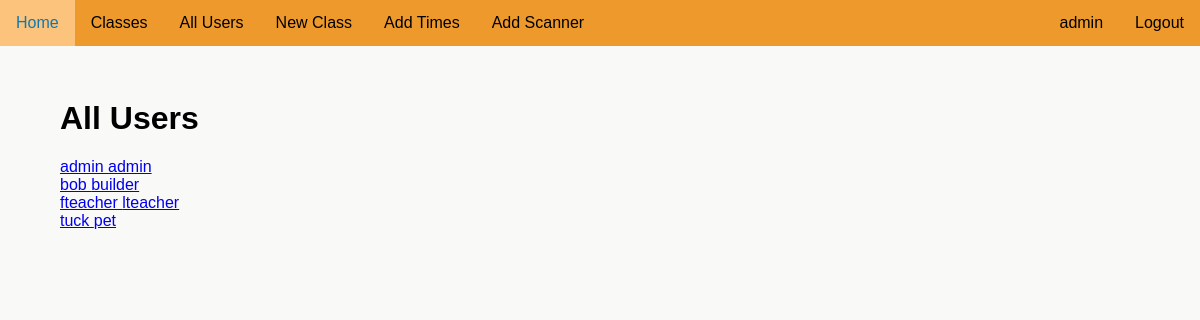
Screenshot of /all_users (signed in) with the database file from the repository.
### attendanceproject/models.py (models this page shows)
class User(UserMixin, db.Model):
    __tablename__ = "user"
    id = db.Column(db.Integer, unique=True, nullable=False, primary_key=True)
    fname = db.Column(db.Text(20), nullable=False)
    lname = db.Column(db.Text(20), nullable=False)
    user_code = db.Column(db.Text(8), nullable=False, unique=True)
    email = db.Column(db.Text(50), nullable=False, unique=True)
    password = db.Column(db.Text(90), nullable=False)
    auth = db.Column(db.Text(10), nullable=True)
    tags = db.relationship('Tag', backref='user_tag')
    subjects = db.relationship('UserSubject', back_populates='user')
    attnd_times = db.relationship('AttendanceTime', backref='subject_attnd_times')

### attendanceproject/routes.py (the view)
@app.route('/all_users', methods=['GET'])
@login_required
def all_users():
    if current_user.auth == 'admin':
        users = User.query.all()
        return render_template('allusers.html', users=users)

### attendanceproject/models.py (called while the page is built)
@login_manager.user_loader
def load_user(user_id):
    return User.query.get(int(user_id))

### attendanceproject/templates/allusers.html
{% extends "layout.html" %}
{% block content %}
    <h1>All Users</h1>
    {% if users %}
        <ul>
            {% for user in users %}
                <a href="{{ url_for('account', user_code=user.user_code) }}"><li>{{ user.fname }} {{ user.lname }}</li></a>
            {% endfor %}
        </ul>
    {% else %}
        <p>No users</p>
    {% endif %}
{% endblock %}

### attendanceproject/templates/navigation.html (shortened to what this page needs)
<div id='nav'>
    <ul>
        <div id="nav-left">
            <li><a href="{{url_for('home')}}">Home</a></li>
            {% if current_user.is_authenticated %}
                {% if current_user.auth == 'admin' %}
                    <li><a href="{{url_for('all_classes')}}">Classes</a></li>
                    <li><a href="{{url_for('all_users')}}">All Users</a></li>
                    <li><a href="{{url_for('create_class')}}">New Class</a></li>
                {% endif %}
                {% if current_user.auth == 'admin' %}
                    <li><a href="{{url_for('addtime')}}">Add Times</a></li>
                    <li><a href="{{url_for('scanner')}}">Add Scanner</a></li>
                {% endif %}
            {% endif %}
        </div>
        <div id="nav-right">
            {% if current_user.is_authenticated %}
                <li><a href="{{url_for('logout')}}">Logout</a></li>
                <li><a href="{{url_for('account', user_code=current_user.user_code)}}">{{ current_user.fname }}</a></li>
            {% endif %}
        </div>
    </ul>
</div>

### attendanceproject/static/style.css (style rules this page uses)
:root { --main: #ed992b; --headings: #0E79B2; --errors: #C12E47; }
html { font-family: 'Noto Sans JP', sans-serif; background-color: rgb(249, 249, 248); }
body { margin: 0; margin-left: auto; margin-right: auto; }
ul { list-style-type: None; padding-inline-start: 0; }
#nav ul { list-style-type: none; position: fixed; top: 0; width: 100%; margin: 0; padding: 0; background-color: var(--main); min-width: 555px; }
#nav-left li { float: left; }
#nav-right li { float: right; }
#nav li a { display: block; color: black; text-align: center; padding: 14px 16px; text-decoration: none; }

### rows the page displays
User: fname "admin", lname "admin"
User: fname "bob", lname "builder"
User: fname "fteacher", lname "lteacher"
User: fname "tuck", lname "pet"
